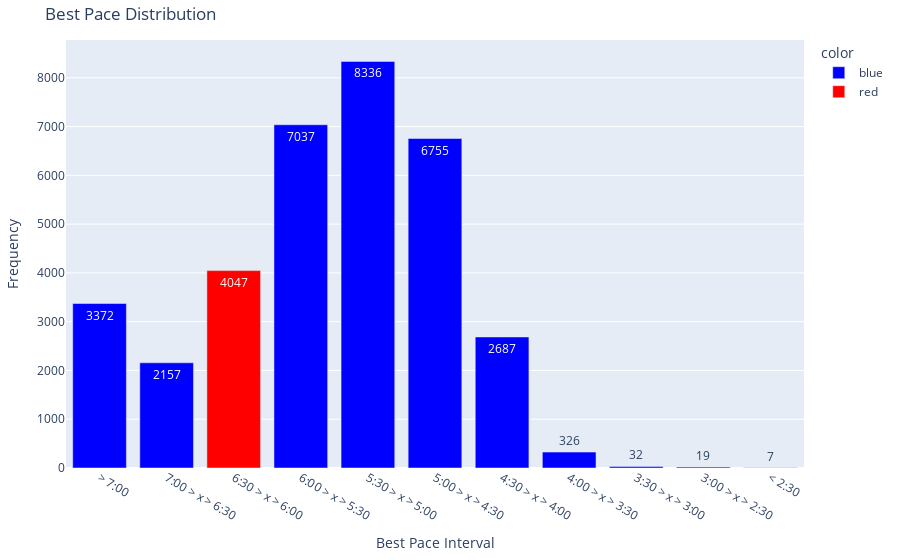

The notebook cell saved with this chart:
### Code cell
# Count occurrences per bin
distribution = df_paces[['bin', 'color']].value_counts().reset_index()
distribution.columns = ['Pace Range', 'color', 'Count']

bin_order = [
    "> 7:00",
    "7:00 > x > 6:30",
    "6:30 > x > 6:00",
    "6:00 > x > 5:30",
    "5:30 > x > 5:00",
    "5:00 > x > 4:30",
    "4:30 > x > 4:00",
    "4:00 > x > 3:30",
    "3:30 > x > 3:00",
    "3:00 > x > 2:30",
    "< 2:30"
]

distribution['Pace Range'] = pd.Categorical(distribution['Pace Range'], categories=bin_order, ordered=True)
distribution = distribution.sort_values(by='Pace Range')


# runner_bin = next((b for b in bin_order if eval(b.replace('x', str(runner_pace)))), None)

# distribution['color'] = distribution['Pace Range'].apply(lambda x: 'red' if x == runner_bin else 'blue')

# # Create plot
fig = px.bar(distribution, x='Pace Range', y='Count', title='Best Pace Distribution',
             labels={'Pace Range': 'Best Pace Interval', 'Count': 'Frequency'},
             text_auto=True, color='color', color_discrete_map={'red': 'red', 'blue': 'blue'},
             category_orders={'Pace Range': bin_order})

fig.update_layout(
                  margin=dict(l=40, r=20, t=40, b=20),
                  paper_bgcolor = 'rgba(0,0,0,0)',
                )

fig.show()

### Figure 1 — Plotly figure (JSON) as saved in the notebook; plotly's stock layout.template omitted (floating-point values rounded to 4 significant figures)
{"data": [{"hovertemplate": "color=blue<br>Best Pace Interval=%{x}<br>Frequency=%{y}<extra></extra>", "legendgroup": "blue", "marker": {"color": "blue", "pattern": {"shape": ""}}, "name": "blue", "orientation": "v", "showlegend": true, "textposition": "auto", "texttemplate": "%{y}", "type": "bar", "x": ["> 7:00", "7:00 > x > 6:30", "6:00 > x > 5:30", "5:30 > x > 5:00", "5:00 > x > 4:30", "4:30 > x > 4:00", "4:00 > x > 3:30", "3:30 > x > 3:00", "3:00 > x > 2:30", "< 2:30"], "xaxis": "x", "y": [3372, 2157, 7037, 8336, 6755, 2687, 326, 32, 19, 7], "yaxis": "y"}, {"hovertemplate": "color=red<br>Best Pace Interval=%{x}<br>Frequency=%{y}<extra></extra>", "legendgroup": "red", "marker": {"color": "red", "pattern": {"shape": ""}}, "name": "red", "orientation": "v", "showlegend": true, "textposition": "auto", "texttemplate": "%{y}", "type": "bar", "x": ["6:30 > x > 6:00"], "xaxis": "x", "y": [4047], "yaxis": "y"}], "layout": {"barmode": "relative", "legend": {"title": {"text": "color"}, "tracegroupgap": 0}, "margin": {"b": 20, "l": 40, "r": 20, "t": 40}, "paper_bgcolor": "rgba(0,0,0,0)", "title": {"text": "Best Pace Distribution"}, "xaxis": {"anchor": "y", "categoryarray": ["> 7:00", "7:00 > x > 6:30", "6:30 > x > 6:00", "6:00 > x > 5:30", "5:30 > x > 5:00", "5:00 > x > 4:30", "4:30 > x > 4:00", "4:00 > x > 3:30", "3:30 > x > 3:00", "3:00 > x > 2:30", "< 2:30"], "categoryorder": "array", "domain": [0, 1], "title": {"text": "Best Pace Interval"}}, "yaxis": {"anchor": "x", "domain": [0, 1], "title": {"text": "Frequency"}}}}
